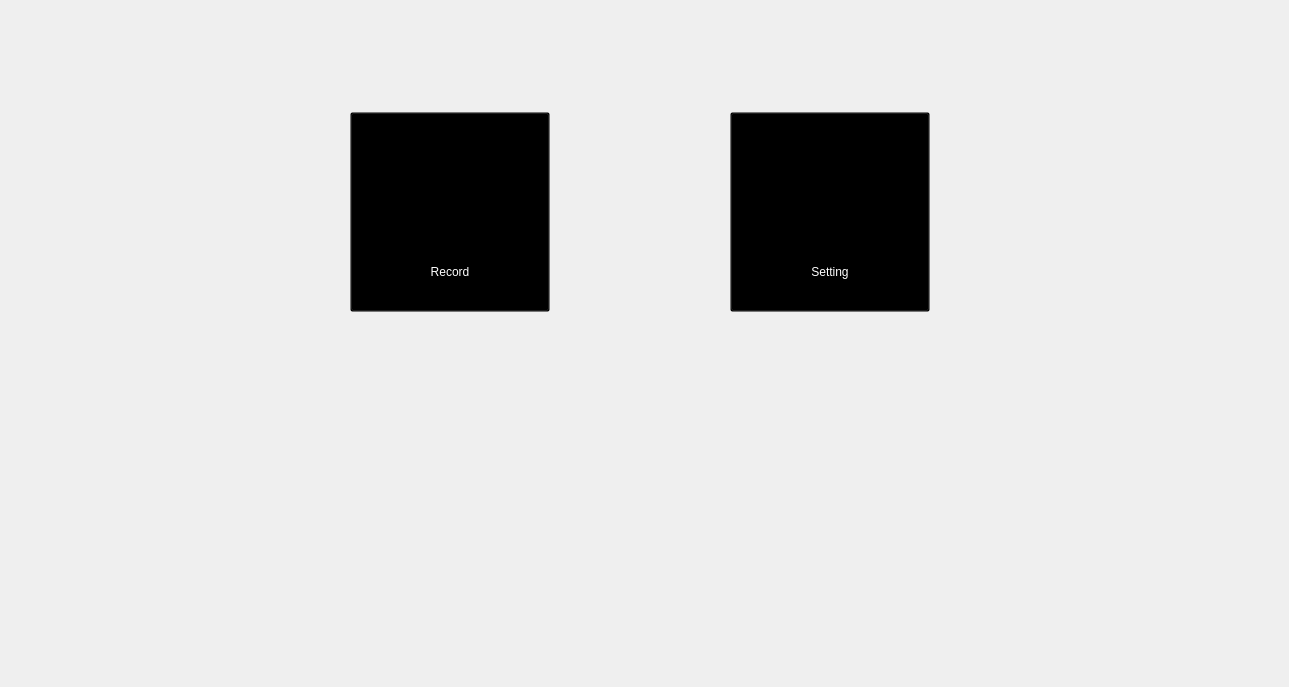
    <widget class="QWidget" name="page_sel">
     <property name="styleSheet">
      <string notr="true">#wnd_sel
{
	background:transparent;
}

#btn_page_advance
{
	font: 75 22pt &quot;微软雅黑&quot;;
	color:#FFFFFF;

	padding-top:120px;

	background:transparent;
	border-image: url(:/img/backend/ico_record.png);
}

#btn_page_advance:pressed
{
	background:transparent;
	border-image: url(:/img/backend/ico_record_on.png);
}

#btn_page_record
{
	font: 75 22pt &quot;微软雅黑&quot;;
	color:#FFFFFF;

	padding-top:120px;

	background:transparent;
	border-image: url(:/img/backend/ico_set.png);
}

#btn_page_record:pressed
{
	background:transparent;
	border-image: url(:/img/backend/ico_set_on.png);
}</string>
     </property>
     <widget class="QWidget" name="wnd_sel" native="true">
      <property name="geometry">
       <rect>
        <x>0</x>
        <y>0</y>
        <width>1280</width>
        <height>678</height>
       </rect>
      </property>
      <layout class="QGridLayout" name="gridLayout">
       <property name="leftMargin">
        <number>252</number>
       </property>
       <property name="topMargin">
        <number>107</number>
       </property>
       <property name="rightMargin">
        <number>252</number>
       </property>
       <property name="bottomMargin">
        <number>361</number>
       </property>
       <property name="horizontalSpacing">
        <number>82</number>
       </property>
       <item row="0" column="1">
        <widget class="QPushButton" name="btn_page_record">
         <property name="minimumSize">
          <size>
           <width>200</width>
           <height>200</height>
          </size>
         </property>
         <property name="maximumSize">
          <size>
           <width>200</width>
           <height>200</height>
          </size>
         </property>
         <property name="text">
          <string>Record</string>
         </property>
        </widget>
       </item>
       <item row="0" column="2">
        <widget class="QPushButton" name="btn_page_advance">
         <property name="minimumSize">
          <size>
           <width>200</width>
           <height>200</height>
          </size>
         </property>
         <property name="maximumSize">
          <size>
           <width>200</width>
           <height>200</height>
          </size>
         </property>
         <property name="text">
          <string>Setting</string>
         </property>
        </widget>
       </item>
      </layout>
     </widget>
    </widget>
